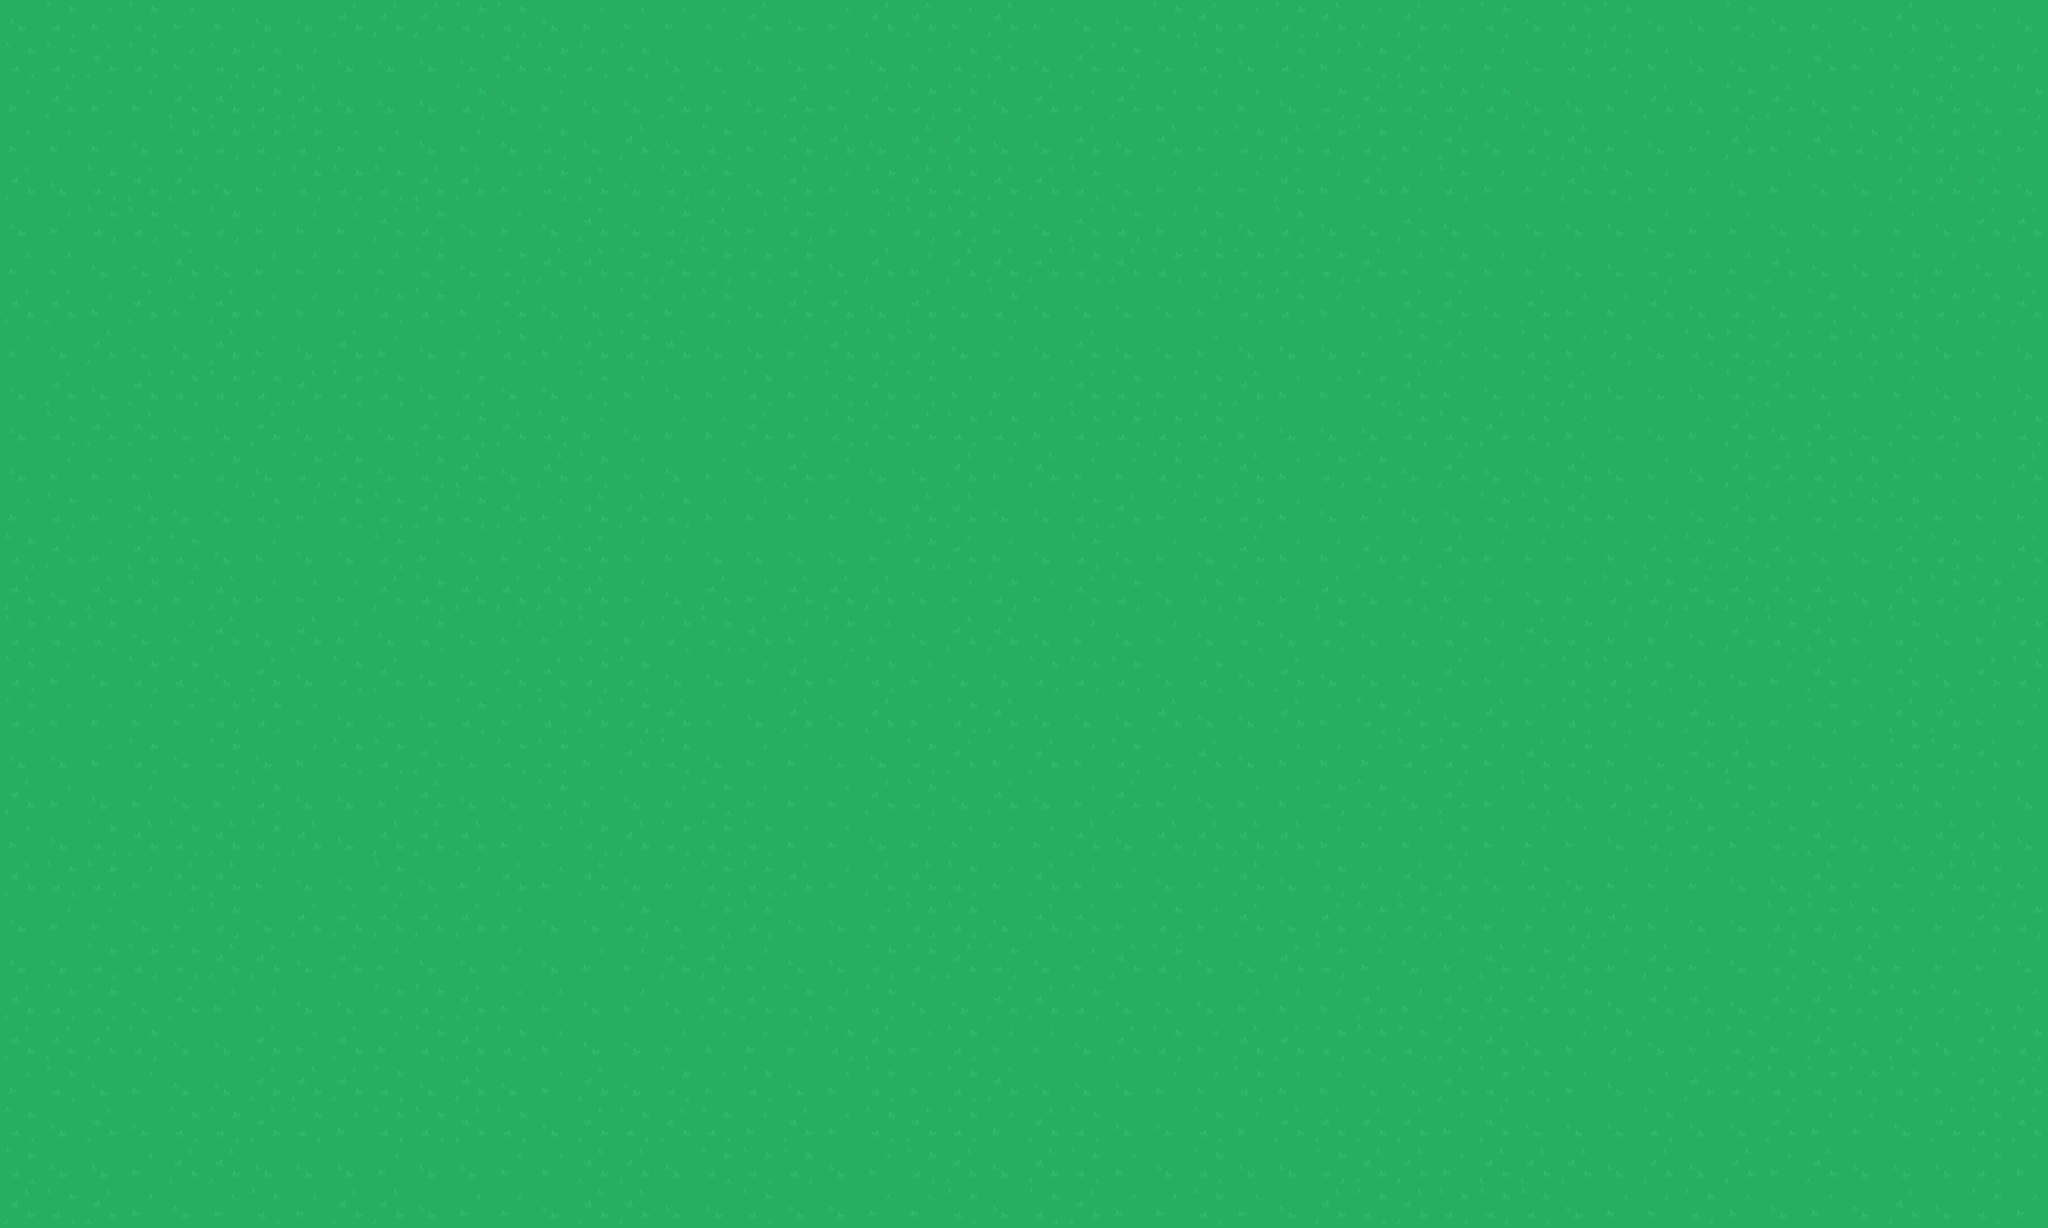

Below is a game level as drawn by its tile map, then a one-line description and the .tmx file that defines it, in full:
An orthogonal 50x30 tile map with 64x64 px tiles, 1 tile layer (Tile Layer 1).

<map version="1.4" tiledversion="1.4.2" orientation="orthogonal" renderorder="right-down" width="50" height="30" tilewidth="64" tileheight="64" infinite="0" nextlayerid="2" nextobjectid="1">
 <tileset firstgid="1" source="tilesheet_complete.tsx" />
 <layer id="1" name="Tile Layer 1" width="50" height="30">
  <data encoding="csv">
4,2,3,2,3,3,4,4,1,1,1,2,2,4,3,3,3,3,1,4,3,1,1,3,1,3,4,4,2,1,3,2,1,3,1,3,2,4,2,2,4,4,2,4,3,4,1,4,3,4,
2,2,1,2,3,2,2,3,4,4,4,4,1,2,2,2,4,4,4,4,3,4,3,2,1,4,1,2,4,2,4,2,3,2,1,3,3,4,2,2,3,4,4,3,1,3,3,1,1,3,
3,1,3,3,1,1,2,1,4,4,4,2,4,3,4,4,1,3,4,1,3,1,2,2,4,1,3,1,3,3,3,4,2,1,2,2,2,4,4,3,1,4,2,1,4,3,2,1,4,2,
3,3,3,4,2,2,2,2,3,3,4,3,4,2,4,1,4,2,3,1,1,4,1,1,4,4,1,4,1,3,2,1,2,2,3,1,4,2,1,3,4,3,1,3,1,2,1,2,2,3,
1,4,2,1,1,4,3,2,2,2,1,1,3,2,1,4,2,2,4,1,3,2,1,2,1,1,2,4,3,3,3,1,3,1,3,2,3,3,1,2,3,3,4,3,4,4,1,1,1,4,
4,3,2,2,4,2,3,3,3,1,2,4,3,4,1,4,2,1,3,2,3,3,2,2,3,4,1,2,3,2,4,2,4,4,1,4,4,4,4,4,3,3,3,4,4,3,3,4,1,1,
3,3,4,4,1,4,3,3,3,3,2,4,2,1,1,2,1,2,2,2,4,1,3,1,1,1,2,1,2,2,2,2,2,1,3,2,3,3,4,4,2,3,3,1,4,4,2,3,4,4,
1,1,3,1,3,1,3,3,3,2,2,3,1,4,4,2,3,2,4,1,1,4,1,4,2,4,4,4,4,3,2,2,3,4,1,1,4,1,3,3,1,4,2,4,2,4,2,2,2,1,
3,4,1,4,4,1,3,4,1,3,4,3,2,3,1,2,1,4,4,3,1,2,2,4,3,4,1,4,4,3,4,4,4,3,2,1,4,2,3,2,4,2,2,1,2,2,2,4,3,4,
4,1,4,1,2,2,2,1,2,2,4,2,4,4,2,3,4,3,2,3,2,1,2,3,3,3,1,2,3,2,1,3,3,2,1,3,4,2,1,4,4,4,2,1,4,3,3,4,3,4,
4,2,1,1,4,4,1,4,4,4,1,2,1,2,3,4,3,3,1,3,2,1,1,2,2,3,2,2,2,2,3,4,4,4,2,2,1,2,3,4,4,3,1,4,1,4,1,2,3,2,
4,3,3,3,3,2,4,2,2,4,2,1,4,1,2,3,4,3,4,1,3,4,4,1,3,1,3,3,2,3,1,3,2,2,4,1,4,4,1,4,3,4,1,1,2,2,3,3,3,1,
3,2,3,1,4,4,2,3,2,2,1,2,1,3,1,1,2,3,3,3,3,4,1,1,4,4,2,1,3,2,2,3,4,3,4,4,2,2,1,3,3,4,1,3,2,2,2,3,3,3,
2,1,3,1,2,4,3,4,4,2,3,4,3,1,1,3,3,4,4,4,4,3,2,1,3,4,2,4,3,4,1,3,3,1,3,1,3,3,3,3,1,2,1,1,4,4,1,2,3,1,
1,4,1,2,3,1,3,3,3,1,2,1,1,1,1,3,4,1,3,1,1,1,4,3,2,3,1,2,4,2,3,3,1,4,2,3,3,4,3,2,2,1,1,1,1,4,1,2,2,3,
2,2,2,4,3,1,4,1,3,4,2,4,3,3,2,3,2,2,1,3,2,3,4,1,1,4,3,4,3,4,2,4,2,4,4,2,3,1,2,3,3,4,1,2,1,3,2,4,3,2,
2,3,4,2,2,4,1,4,2,1,4,4,1,1,2,2,4,4,3,1,3,2,3,4,4,2,2,2,4,2,4,1,4,4,4,1,3,3,2,2,2,4,4,3,1,3,1,4,1,2,
2,3,3,3,3,2,2,3,4,4,4,2,3,2,1,2,1,3,4,1,4,1,3,2,1,4,4,4,1,4,4,1,3,2,1,4,1,3,2,2,4,1,4,3,2,3,1,1,3,3,
4,4,3,2,4,2,4,3,2,2,1,4,2,2,3,1,2,4,3,3,4,4,2,1,3,1,3,2,4,1,4,3,3,3,2,2,3,1,2,3,4,1,1,3,4,4,2,2,1,3,
1,3,4,3,4,3,2,4,4,3,1,4,4,2,3,4,3,2,3,3,3,1,2,4,1,4,3,1,3,4,3,3,2,2,4,1,3,2,4,2,2,4,2,3,3,2,2,3,3,4,
3,4,2,1,2,1,2,1,4,1,1,1,3,3,2,1,2,2,2,3,3,4,3,3,3,3,1,4,1,1,1,1,3,3,3,2,3,3,3,4,2,2,3,2,1,4,4,1,1,4,
1,2,2,3,1,1,3,4,4,2,4,3,1,3,1,4,3,2,2,1,3,1,1,2,3,1,3,3,4,3,1,4,2,3,1,1,4,2,4,3,3,3,4,4,1,3,3,1,2,3,
4,3,3,4,3,2,4,1,1,1,1,1,3,4,4,2,4,2,2,4,4,3,2,2,4,1,1,3,2,3,1,4,1,2,2,1,3,3,2,1,3,4,4,2,2,2,3,3,1,2,
4,4,2,2,2,1,1,4,1,3,4,4,3,4,3,3,1,1,3,4,4,2,2,1,2,4,3,1,2,4,4,1,2,3,4,3,1,2,1,3,1,3,4,2,4,1,3,3,3,4,
1,2,2,4,1,3,3,4,4,2,2,1,3,3,4,3,4,1,1,2,3,2,4,4,1,1,2,4,4,4,3,3,3,1,3,1,1,1,2,4,1,1,4,1,1,2,2,2,4,3,
1,1,1,2,4,4,1,3,1,3,2,1,2,3,4,4,3,3,3,3,2,1,3,2,3,3,4,1,2,3,1,1,2,2,2,1,1,4,3,2,4,3,2,3,1,4,1,4,1,2,
3,2,4,3,4,4,1,1,1,2,4,1,4,3,1,4,2,3,2,4,3,2,3,2,1,4,4,4,3,3,2,3,3,4,4,1,2,2,3,4,3,1,2,2,2,2,2,3,1,1,
2,4,1,4,2,2,1,2,3,2,2,1,2,4,1,2,1,2,3,1,3,2,1,2,3,1,2,4,4,2,3,1,1,1,1,3,1,4,4,4,2,4,4,1,3,3,4,1,2,1,
2,4,4,3,1,1,4,4,4,3,4,4,3,3,1,1,4,2,2,2,4,3,2,1,4,1,2,3,4,2,4,4,2,1,1,3,1,1,1,4,1,4,1,3,1,4,4,4,2,3,
1,2,1,3,4,3,2,3,1,1,4,3,3,4,1,1,4,4,2,4,4,3,3,2,4,2,1,3,3,2,3,4,1,2,1,2,2,2,4,3,3,2,3,4,3,4,1,4,2,3
</data>
 </layer>
</map>
